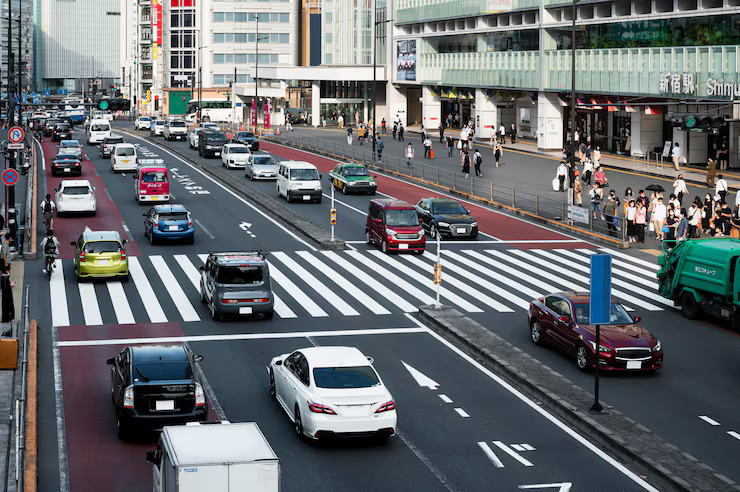
#> input picture images/reference.jpg, 740 x 492 px; its folder holds only this picture in this run
$ python -i advanced_gui.py   (imports and definitions only)
#> lines starting #> are read from the running program, lines starting #| are printed output that depends on the picture; after the words box and inside, x2 and y2 are one past the last pixel; in counts of white or black regions, pixels touching at a corner belong together
import cv2
import numpy as np
import tkinter as tk
from tkinter import filedialog
from PIL import Image, ImageTk

def process_image(path):
#> called with path = '../images/reference.jpg'
    img = cv2.imread(path)
#> img is the input picture: shape (492, 740, 3); mean B, G, R 113, 109.6, 105.8
    gray = cv2.cvtColor(img, cv2.COLOR_BGR2GRAY)
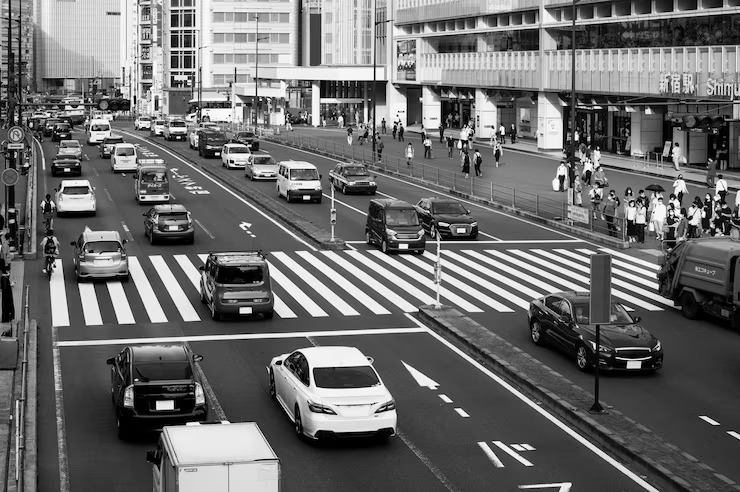
#> gray: shape (492, 740); min 0, max 255, mean 108.8
    blur = cv2.GaussianBlur(gray, (5,5), 1.4)
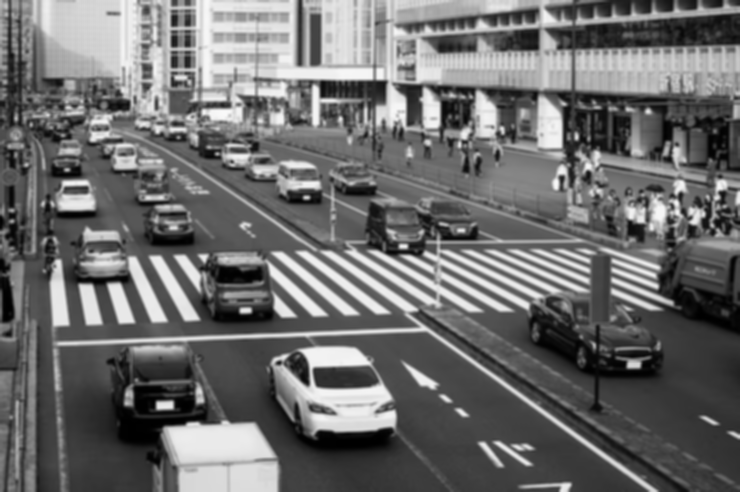
#> blur: shape (492, 740); min 0, max 249, mean 108.8
    edges = cv2.Canny(blur, 50, 150)
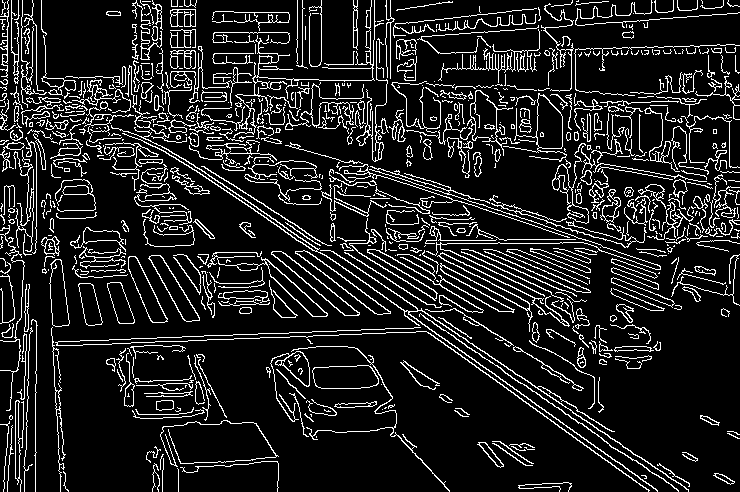
#> edges: shape (492, 740); 12.7% white in thin lines or dots

    # Edge Overlay
    overlay = img.copy()
    overlay[edges == 255] = [0, 0, 255]
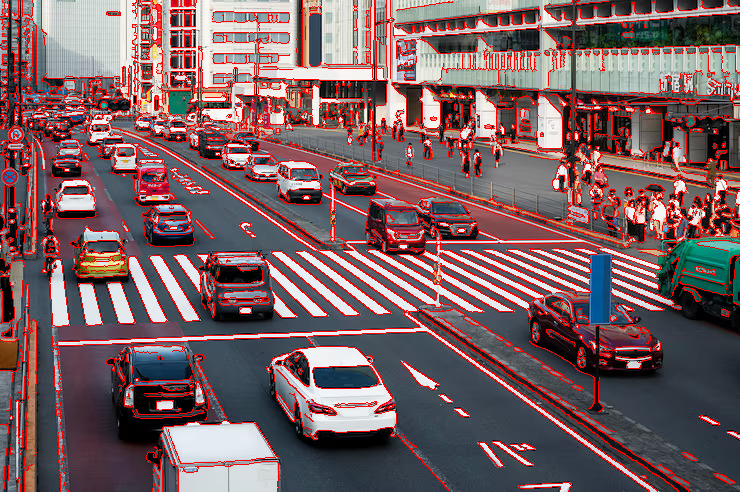
#> overlay: shape (492, 740, 3); 12.73% of pixels changed, all inside (x1, y1, x2, y2) = (0, 0, 740, 492)

    return img, gray, blur, edges, overlay

def show(img, label):
    if len(img.shape) == 2:
        img = cv2.cvtColor(img, cv2.COLOR_GRAY2RGB)
    img = cv2.cvtColor(img, cv2.COLOR_BGR2RGB)
    img = Image.fromarray(img).resize((200,130))
    img = ImageTk.PhotoImage(img)
    label.config(image=img)
    label.image = img

def upload():
    global imgs
    path = filedialog.askopenfilename(filetypes=[("Images","*.jpg *.png *.jpeg")])
    if path:
        imgs = process_image(path)
        show(imgs[0], lbl_original)
        show(imgs[1], lbl_gray)
        show(imgs[2], lbl_blur)
        show(imgs[3], lbl_edges)
        show(imgs[4], lbl_overlay)

# ---------- GUI ----------
# [5 lines not run here, left out]

# [1 line that did not run here, left out]
# [1 line not run here, left out]

labels = ["Original", "Grayscale", "Gaussian Blur", "Canny Edges", "Edge Overlay"]
widgets = []

# [7 lines not run here, left out]

# [1 line that did not run here, left out]

# [1 line not run here, left out]

>>> result = process_image('../images/reference.jpg')
#> result = 5 items

$ run again, on images/traffic.jpg
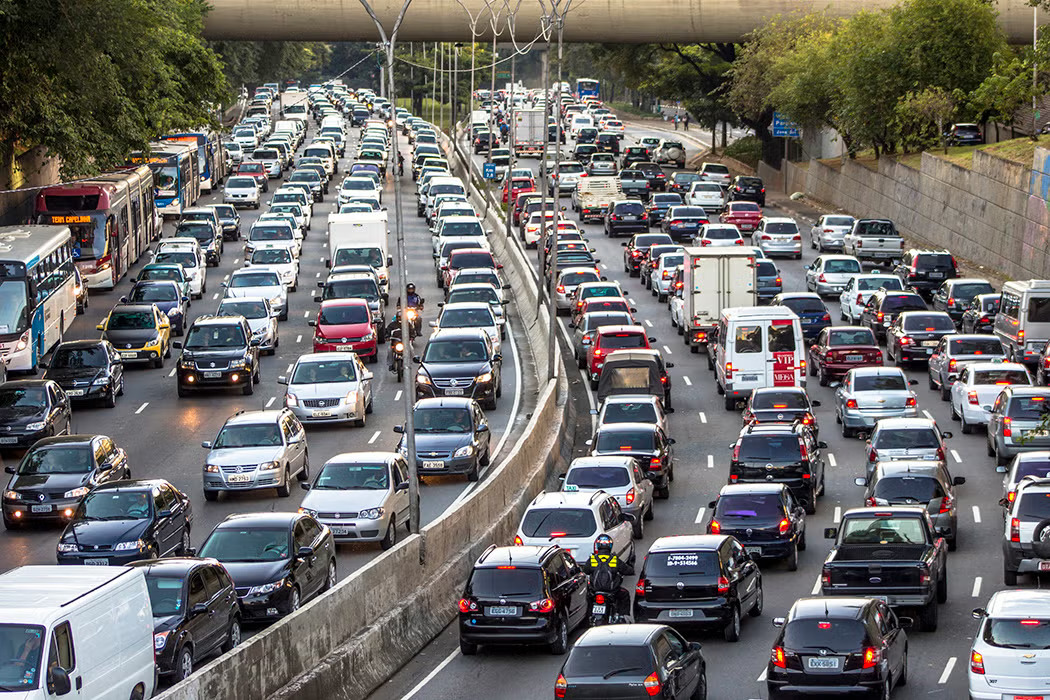
#> input picture images/traffic.jpg, 1050 x 700 px
#> in process_image, img is the input picture: shape (700, 1050, 3); mean B, G, R 106.5, 108.3, 110.4
#> in process_image, `edges = cv2.Canny(blur, 50, 150)`:
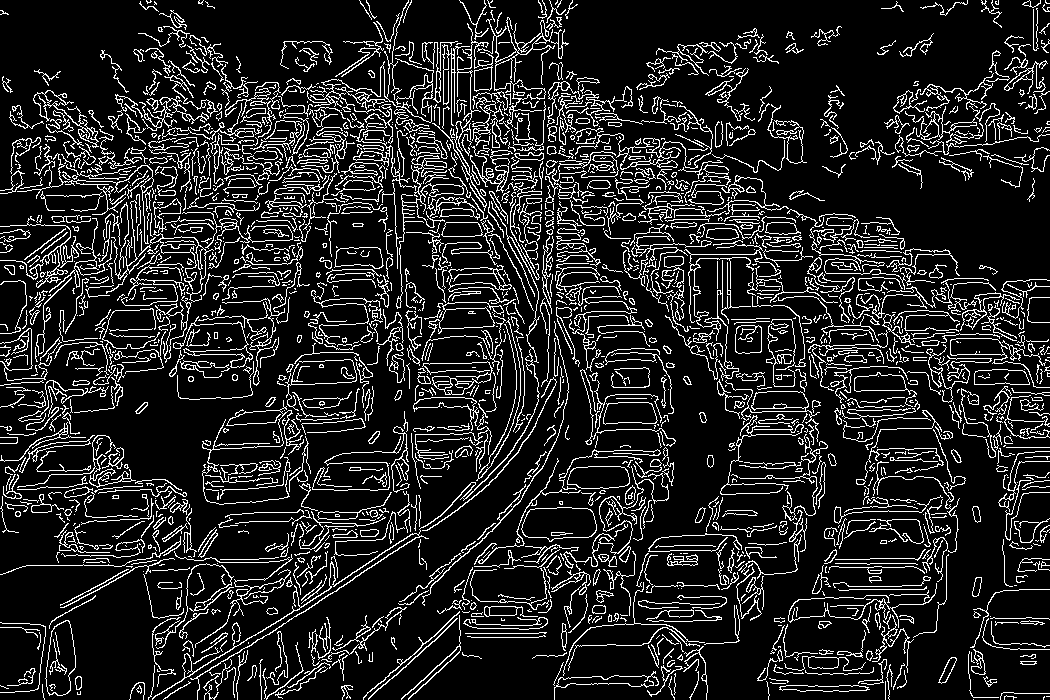
#> edges: shape (700, 1050); 13.9% white in thin lines or dots
#> in process_image, `overlay[edges == 255] = [0, 0, 255]`:
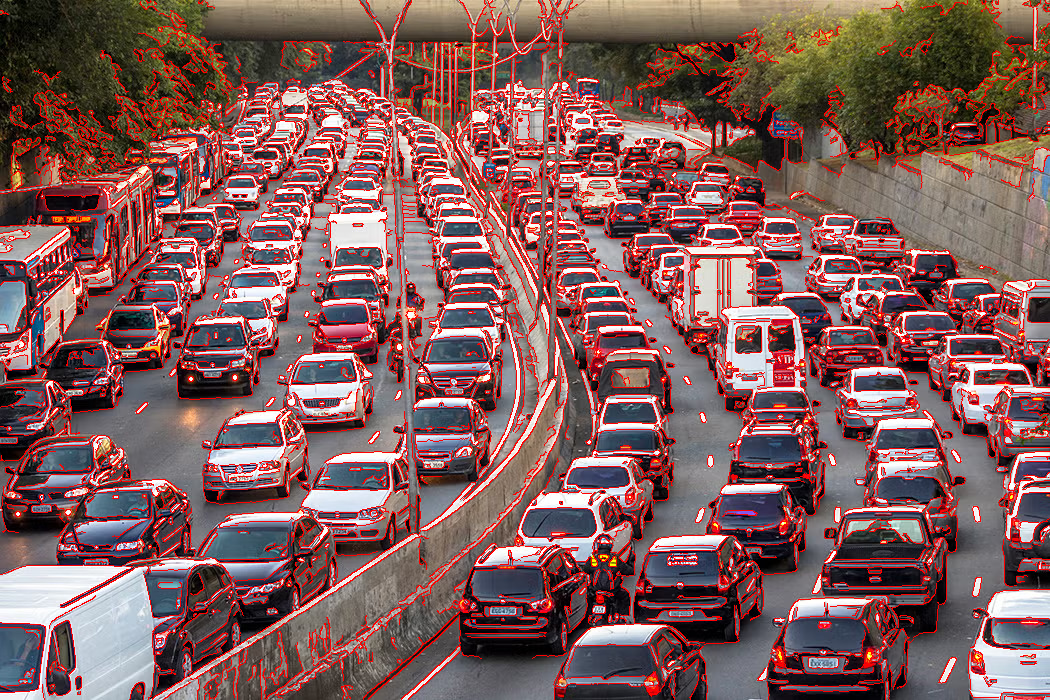
#> overlay: shape (700, 1050, 3); 13.86% of pixels changed, all inside (x1, y1, x2, y2) = (0, 0, 1050, 700)
#> result = 5 items
